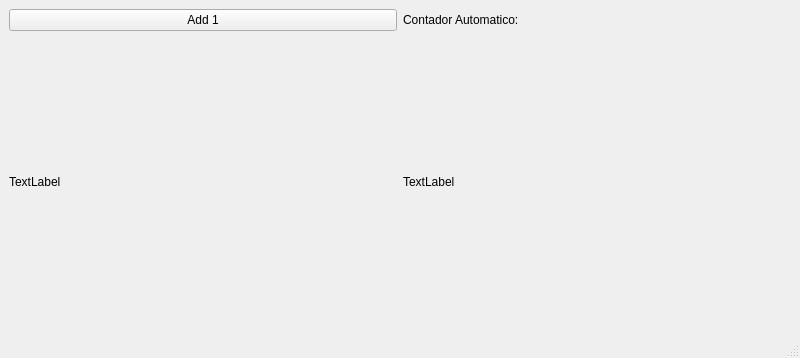
<?xml version="1.0" encoding="UTF-8"?>
<ui version="4.0">
 <class>MainWindow</class>
 <widget class="QMainWindow" name="MainWindow">
  <property name="geometry">
   <rect>
    <x>0</x>
    <y>0</y>
    <width>800</width>
    <height>358</height>
   </rect>
  </property>
  <property name="windowTitle">
   <string>MainWindow</string>
  </property>
  <widget class="QWidget" name="centralwidget">
   <layout class="QGridLayout" name="gridLayout">
    <item row="1" column="1">
     <widget class="QLabel" name="label_2">
      <property name="text">
       <string>TextLabel</string>
      </property>
     </widget>
    </item>
    <item row="0" column="0">
     <widget class="QPushButton" name="push_button">
      <property name="text">
       <string>Add 1</string>
      </property>
     </widget>
    </item>
    <item row="1" column="0">
     <widget class="QLabel" name="label">
      <property name="text">
       <string>TextLabel</string>
      </property>
     </widget>
    </item>
    <item row="0" column="1">
     <widget class="QLabel" name="label_3">
      <property name="text">
       <string>Contador Automatico:</string>
      </property>
     </widget>
    </item>
   </layout>
  </widget>
  <widget class="QMenuBar" name="menubar">
   <property name="geometry">
    <rect>
     <x>0</x>
     <y>0</y>
     <width>800</width>
     <height>21</height>
    </rect>
   </property>
  </widget>
  <widget class="QStatusBar" name="statusbar"/>
 </widget>
 <resources/>
 <connections/>
</ui>
